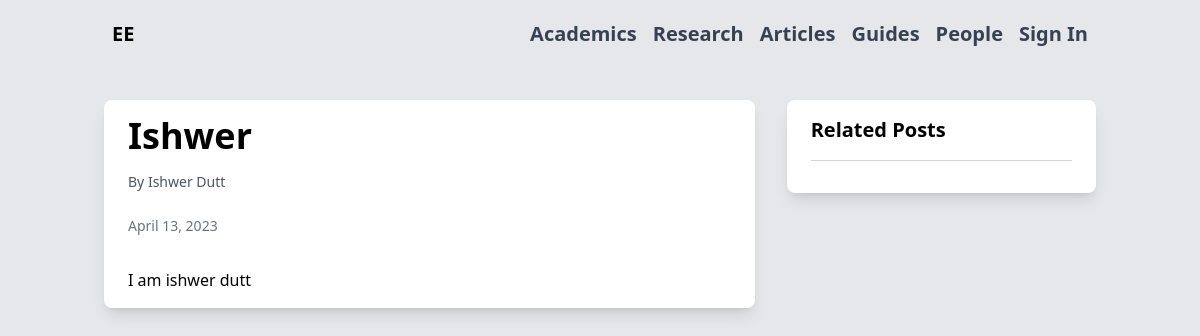
/1/, run on the app's committed database.
### ele/models.py (models this page shows, shortened)
class Post(models.Model):
    title = models.CharField(max_length=100)
    short_description= models.CharField(max_length=100,default="no short description available", blank=True)
    content = RichTextField(blank=True, null=True)
    author = models.ForeignKey(CustomUser, on_delete=models.CASCADE)
    document = models.FileField(upload_to='documents/', null=True, blank=True)
    created_at = models.DateTimeField(default=timezone.now)
    views = models.PositiveIntegerField(default=0)

class CustomUser(AbstractUser):
    role = models.CharField(choices=[(choice.value, choice.value) for choice in RoleChoices], max_length=10, null = True)
    bio = models.TextField(max_length=10000, null = True)
    name = models.TextField(max_length=30, null = True)
    company = models.TextField(null=True, blank=True)
    subjects = models.CharField(max_length=50, null = True, blank=True)
    profile_image = models.ImageField(upload_to="images/", null=True, blank=True)

### ele/views.py (the view)
# urls.py: path('<int:pk>/', PostDetailView.as_view(), name='post_detail'),
class PostDetailView(DetailView):
    model = Post
    template_name = 'ele/post_detail.html'

### ele/templates/ele/post_detail.html (shortened to what this page needs)
{% extends 'ele/base.html' %}
{% block content %}
  <div class="container mx-auto py-8">
    <div class="flex flex-wrap items-start mb-8">
      <div class="w-full lg:w-2/3 px-4 mb-8">
        <div class="bg-white rounded-lg shadow-lg overflow-hidden">
          <div class="px-6 py-4">
            <h1 class="text-4xl font-bold mb-4">{{ object.title }}</h1>
            <div class="flex items-center mb-4">
              <div>
                <p class="text-sm font-medium text-gray-600 mb-2">By {{ post.author.name }}</p>
              </div>
            </div>
            <p class="text-gray-500 text-sm mb-4">{{ object.created_at|date:"F d, Y" }}</p>
          </div>
          <div class="prose max-w-none px-6 pb-4">{% autoescape off %}{{ object.content }}{% endautoescape %}</div>
        </div>
      </div>
      <div class="w-full lg:w-1/3 px-4 mb-8">
        <div class="bg-white rounded-lg shadow-lg overflow-hidden">
          <div class="px-6 py-4">
            <h2 class="text-xl font-bold mb-2">Related Posts</h2>
            <div class="border-t border-gray-300 mt-4 pt-4">
            </div>
          </div>
        </div>
      </div>
    </div>
  </div>
{% endblock %}

### data on the page
Post: title "Ishwer", author.name "Ishwer Dutt", created_at "April 13, 2023", content "I am ishwer dutt"
